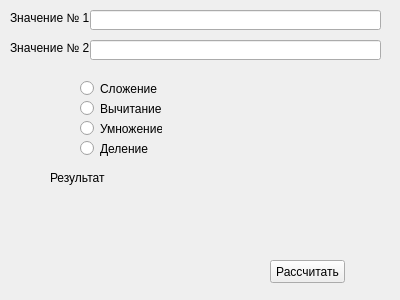
<?xml version="1.0" encoding="UTF-8"?>
<ui version="4.0">
 <class>Form</class>
 <widget class="QWidget" name="Form">
  <property name="geometry">
   <rect>
    <x>0</x>
    <y>0</y>
    <width>400</width>
    <height>300</height>
   </rect>
  </property>
  <property name="windowTitle">
   <string>Form</string>
  </property>
  <widget class="QLabel" name="label">
   <property name="geometry">
    <rect>
     <x>10</x>
     <y>10</y>
     <width>81</width>
     <height>16</height>
    </rect>
   </property>
   <property name="text">
    <string>Значение № 1</string>
   </property>
  </widget>
  <widget class="QLabel" name="label_2">
   <property name="geometry">
    <rect>
     <x>10</x>
     <y>40</y>
     <width>81</width>
     <height>16</height>
    </rect>
   </property>
   <property name="text">
    <string>Значение № 2</string>
   </property>
  </widget>
  <widget class="QLineEdit" name="lineEdit">
   <property name="geometry">
    <rect>
     <x>90</x>
     <y>10</y>
     <width>291</width>
     <height>20</height>
    </rect>
   </property>
  </widget>
  <widget class="QLineEdit" name="lineEdit_2">
   <property name="geometry">
    <rect>
     <x>90</x>
     <y>40</y>
     <width>291</width>
     <height>20</height>
    </rect>
   </property>
  </widget>
  <widget class="QRadioButton" name="radioButton">
   <property name="geometry">
    <rect>
     <x>80</x>
     <y>80</y>
     <width>82</width>
     <height>17</height>
    </rect>
   </property>
   <property name="text">
    <string>Сложение</string>
   </property>
  </widget>
  <widget class="QRadioButton" name="radioButton_2">
   <property name="geometry">
    <rect>
     <x>80</x>
     <y>100</y>
     <width>82</width>
     <height>17</height>
    </rect>
   </property>
   <property name="text">
    <string>Вычитание</string>
   </property>
  </widget>
  <widget class="QRadioButton" name="radioButton_3">
   <property name="geometry">
    <rect>
     <x>80</x>
     <y>120</y>
     <width>82</width>
     <height>17</height>
    </rect>
   </property>
   <property name="text">
    <string>Умножение</string>
   </property>
  </widget>
  <widget class="QRadioButton" name="radioButton_4">
   <property name="geometry">
    <rect>
     <x>80</x>
     <y>140</y>
     <width>82</width>
     <height>17</height>
    </rect>
   </property>
   <property name="text">
    <string>Деление</string>
   </property>
  </widget>
  <widget class="QLabel" name="label_3">
   <property name="geometry">
    <rect>
     <x>50</x>
     <y>170</y>
     <width>331</width>
     <height>16</height>
    </rect>
   </property>
   <property name="text">
    <string>Результат</string>
   </property>
  </widget>
  <widget class="QPushButton" name="pushButton">
   <property name="geometry">
    <rect>
     <x>270</x>
     <y>260</y>
     <width>75</width>
     <height>23</height>
    </rect>
   </property>
   <property name="text">
    <string>Рассчитать</string>
   </property>
  </widget>
 </widget>
 <resources/>
 <connections/>
</ui>
